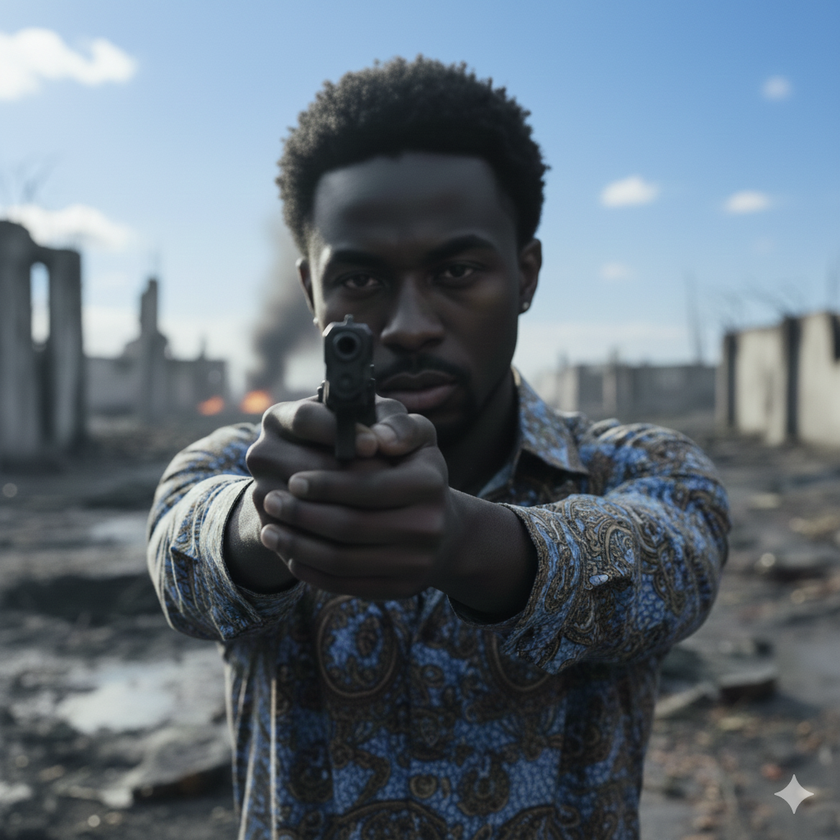
#> input picture image/Blackguy.png, 840 x 840 px, shrunk from 1024 x 1024 before the run, found by its file name
$ jupyter execute 'Video and Camera.ipynb'   (shell and % lines are left out)   (text cells are left out)
#> lines starting #> are read from the running program, lines starting #| are printed output that depends on the picture; pictures that were not available may be replaced by others from this repository, and a replacement may not be noted
[cell 1]
# !pip install numpy
# !pip install scipy
# !pip install matplotlib
# !pip install opencv-python

[cell 2]
import os
import cv2
import numpy as np
import matplotlib.pyplot as plt

from zipfile import ZipFile
from urllib.request import urlretrieve

from IPython.display import Image, clear_output, display

import matplotlib.pyplot as plt
import time

[cell 3]
# Display image
img = cv2.imread("image/Blackguy.png")
#> img is the input picture: shape (840, 840, 3); mean B, G, R 121.3, 110.9, 98.7
img = cv2.cvtColor(img, cv2.COLOR_BGR2RGB)
plt.imshow(img)
#> (this line was passed over: IPython is not available in this run)
plt.axis("off")
#> (this line was passed over: IPython is not available in this run)
plt.show()

Image("image/Blackguy.png")

[cell 4]
# Step1: Load the video file from local storage
cap = cv2.VideoCapture("image/Food.mp4")
# Step2: Check if the video was loaded successfully
if not cap.isOpened():
    print("Error opening video file")
    exit()
# Step3: Read and display video frame by frame
while cap.isOpened():
    # Read a frame
    ret, frame = cap.read()
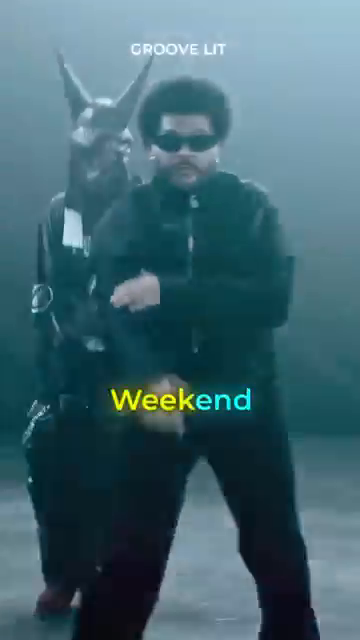
#> input picture frame 61 of image/TomCruiseLipSync.mp4, 360 x 640 px, given in place of Food.mp4, which was not available
#> frame is the input picture: shape (640, 360, 3); mean B, G, R 112.7, 101.7, 66.6

    # Display frame by frame
    if ret:
        cv2.imshow('Video Playback', frame)
        frame = cv2.cvtColor(frame, cv2.COLOR_BGR2RGB)
        clear_output(wait=True)
        plt.imshow(frame)
#> (this line was passed over: IPython is not available in this run)
        plt.axis('off')
#> (this line was passed over: IPython is not available in this run)
        plt.show()
        # Press 'q' on the keyboard to exit the loop
        if cv2.waitKey(1) & 0XFF == ord('q'):
#> (key q is pressed here)
            break
    else:
        break

# Step4: Release the video capture object and close all windows
cap.release()
cv2.destroyAllWindows()

[cell 5]
# Step1: Open the defult camera
# For a webcem defult is index 0
cam = cv2.VideoCapture(0)
# Step2: Check if the webcam is opened successfully
if not cam.isOpened():
    print("Error opening video file")
    exit()
i = 0
# Step3: Read and display video frame by frame
while True:
    # Capture frame by frame
    ret, frame = cam.read()
    # If frame is read correctly ret is True
    if ret:
        frame = cv2.flip(frame, 1)
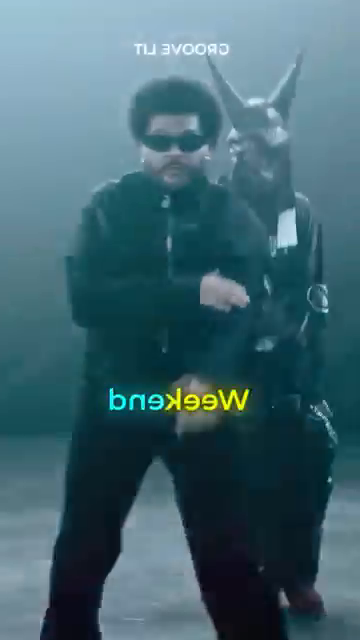
#> frame: shape (640, 360, 3); mean B, G, R 112.7, 101.7, 66.6
        if i %2 == 0:
            frame = cv2.cvtColor(frame, cv2.COLOR_BGR2RGB)
            frame_gray = cv2.cvtColor(frame, cv2.COLOR_RGB2GRAY)
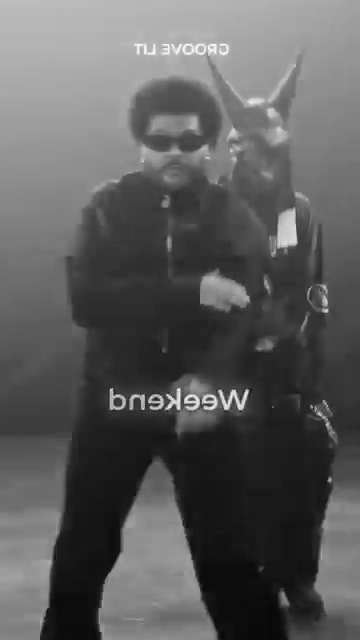
#> frame_gray: shape (640, 360); min 1, max 253, mean 92.5
            frame = cv2.Canny(frame_gray, 0, 100)
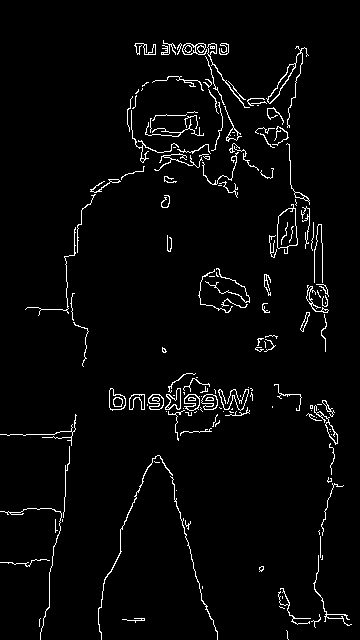
#> frame: shape (640, 360); 3.1% white in thin lines or dots

        # Clear previous output
        i += 1
        clear_output(wait=True)

        # Display the current frame using imshow

        cv2.imshow('Video Playback', frame)
        plt.figure(figsize=(6,4))
#> (this line was passed over: IPython is not available in this run)
        plt.imshow(frame)
#> (this line was passed over: IPython is not available in this run)
        plt.axis('off')
#> (this line was passed over: IPython is not available in this run)
        plt.show()

        time.sleep(0.03)
        # Break the loop on 'q' key press
        if cv2.waitKey(1) & 0XFF == ord('q'):
            break
    else:
        break

# Step4: Rdlease the webcam and close all windows
cam.release()
cv2.destroyAllWindows()
